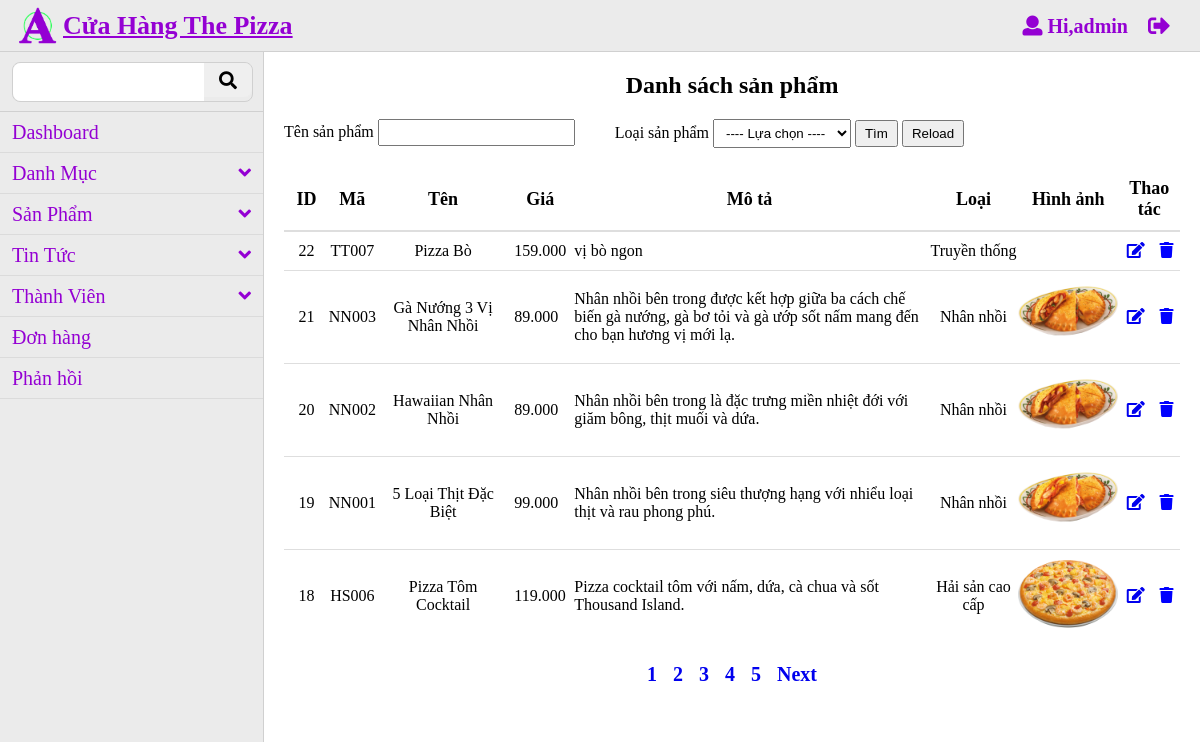
/admin/index.php?quanly=danhsachsanpham (signed in), run on an earlier commit of the app's database.
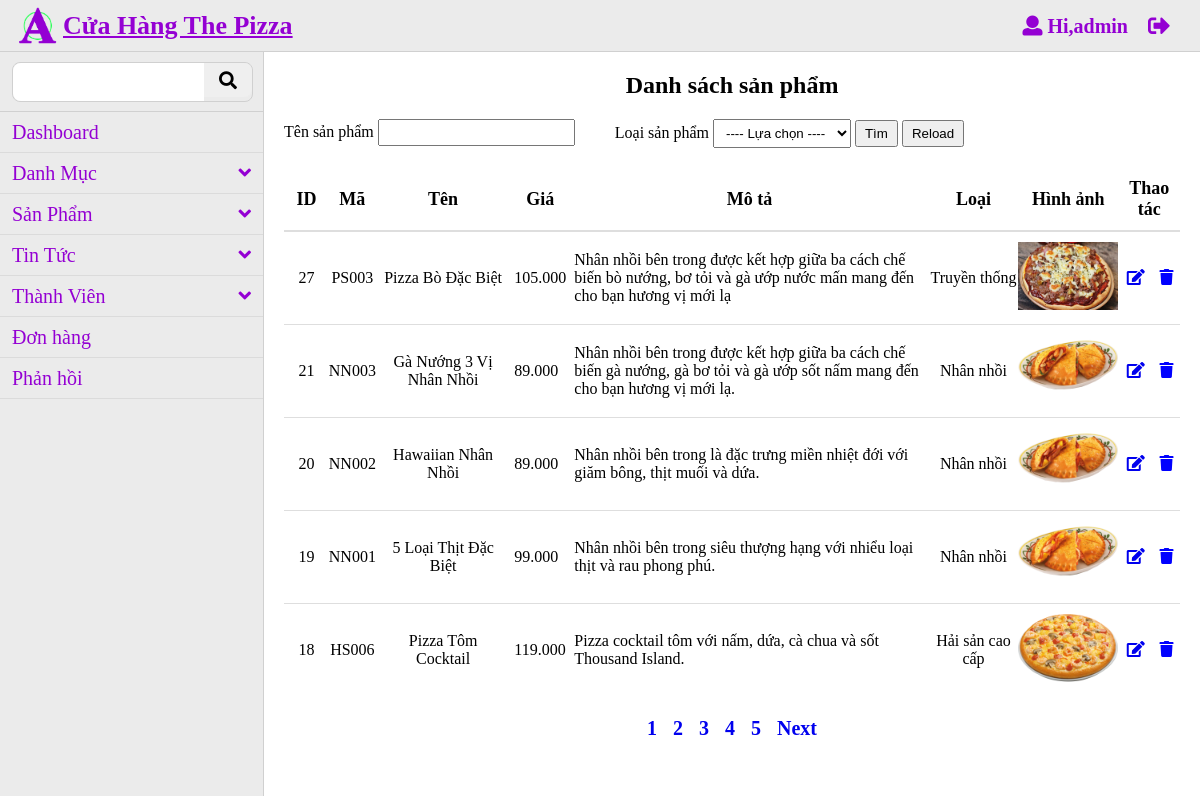
And on a later commit of the database.
### tables this page shows
CREATE TABLE `sanpham` (
  `idSP` int(20) NOT NULL,
  `idCL` int(20) NOT NULL,
  `maSP` varchar(255) NOT NULL,
  `tenSP` varchar(255) NOT NULL,
  `tenSP_kd` varchar(255) NOT NULL,
  `giaSP` int(20) NOT NULL,
  `motaSP` text NOT NULL,
  `hinhanhSP` varchar(255) NOT NULL
);

CREATE TABLE `loaisanpham` (
  `idCL` int(20) NOT NULL,
  `tenCL` varchar(255) NOT NULL,
  `thutuCL` int(20) NOT NULL
);

### admin/modules/quanlysanpham/danhsachsp.php (the view, shortened to what this page needs)
<?php
    include('../core/config.php');
    $current_page = isset($_GET['page']) ? $_GET['page'] : 1;
    $sql_page = mysqli_query($conn,"select * from sanpham");
    $count = mysqli_num_rows($sql_page);
    $total_page = ceil($count/5);
    $limit = 5;
    $start = ($current_page-1)* $limit;
    $sql = "select * from sanpham, loaisanpham where sanpham.idCL=loaisanpham.idCL order by idSP desc limit $start,$limit";
    $run = mysqli_query($conn,$sql);
?>
<div class="container container-SP">
    <h2 class="text-center">Danh sách sản phẩm</h2>
    <div style="display:flex;margin:20px 0">
        <div style="display:block;margin-right:40px">
            <label>Tên sản phẩm</label>
            <input type="text" name="tenSP" id="searchSP-text" value="" style="padding:4px 8px">
        </div>
        <div style="display:block;margin-right:40px">
            <form action="" method="get">
                <label>Loại sản phẩm</label>
                <select name="idCL" id ="idCL" style="padding:5px 8px">
                    <option value="0">---- Lựa chọn ----</option>
                </select>
                <input type="button" id="searchSP-btn" value="Tìm" style="padding:4px 8px">
                <input type="button" id="reloadPage-btn" value="Reload" style="padding:4px 8px">
            </form>
        </div>
    </div>
    <div style="width:100%" class="ajax-SP">
        <table class="table table-hover table-SP">
            <thead>
                <tr>
                    <th style="width:5%">ID</th>
                    <th style="width:5%">Mã</th>
                    <th style="width:15%">Tên</th>
                    <th style="width:5%">Giá</th>
                    <th style="width:40%">Mô tả</th>
                    <th style="width:10%">Loại</th>
                    <th style="width:10%">Hình ảnh</th>
                    <th colspan="2">Thao tác</th>
                </tr>
            </thead>
            <tbody>
                <?php
                while($dong = mysqli_fetch_array($run,MYSQLI_ASSOC))
                {
                ?>
                <tr>
                    <td class="text-center"><?php echo $dong['idSP'] ?></td>
                    <td class="text-center"><?php echo $dong['maSP'] ?></td>
                    <td class="text-center" style="padding:0 4px;"><?php echo $dong['tenSP'] ?></td>
                    <td style="padding:0 4px;"><?php echo number_format($dong['giaSP'],0,",",".") ?></td>
                    <td style="padding:0 4px;"><?php echo $dong['motaSP'] ?></td>
                    <td class="text-center"><?php echo $dong['tenCL'] ?></td>
                    <td class="text-center"><img src="uploads/<?php echo $dong['hinhanhSP']?>" alt="" width="100px"></td>
                    <td class="text-center">
                        <a href="index.php?quanly=suasanpham&id=<?php echo $dong['idSP'] ?>"><i class="fa fa-edit"></i></a>
                    </td>
                    <td class="text-center">
                        <?php echo "<a onclick= \" return confirm('Bạn thật sự muốn xóa tin tin này sao?') \" href='modules/quanlysanpham/xuly.php?act=xoa&id=$dong[idSP]' ?><i class='fa fa-trash'></i></a>" ?>
                    </td>
                </tr>
                <?php
                    }
                ?>
            </tbody>
        </table>
        <div id="box-page-btn">
        <?php
            for($i=1; $i<= $total_page; $i++)
            {
                if($i==$current_page)
                    echo '<a class="page-btn" href="index.php?quanly=danhsachsanpham&page='.($current_page).'">'.$i.'</a>';
                else
                    echo '<a class="page-btn" href="index.php?quanly=danhsachsanpham&page='.$i.'">'.$i.'</a>';
            }
            if($current_page < $total_page && $total_page >1)
                echo '<a class="page-btn" href="index.php?quanly=danhsachsanpham&page='.($current_page+1).'">Next</a>';
        ?>
        </div>
    </div>
</div>

### admin/index.php (shortened to what this page needs)
<!DOCTYPE html>
<html lang="en">
<head>
    <link rel="stylesheet" href="../library/fontawesome/fontawesome-free-5.0.9/web-fonts-with-css/css/fontawesome-all.min.css">
    <link rel="stylesheet" href="css/style.css" type="text/css">
</head>
<body>
    <div width="100%">
        <?php
            include('modules/header.php');
            require('modules/menu.php');
            require('modules/content.php');
        ?>
    </div>
</body>
</html>

### admin/modules/header.php (shortened to what this page needs)
<div id="header">
    <img src="../media/images/Alogo.png" alt="logo">
    <h1>Cửa Hàng The Pizza</h1>
    <div class="fa">
        <a href="index.php?act=logout"><i class="fa fa-sign-out-alt"></i></a>
        <?php
            if(isset($_SESSION['admin']))
                echo    '<a href="#"><i class="fa fa-user"> Hi,'.$_SESSION["admin"]["name"].'</i>
                            <ul class="sub-menu" style="display:none">
                                <li></li>
                                <li></li>
                            </ul>
                        </a>';
        ?>
    </div>
</div>

### admin/modules/menu.php (shortened to what this page needs)
<div id="menu">
    <div id="search-group">
        <div class="search-box">
            <input type="text" name"" value="" class="text-search" /><button class="btn-search"><i class="fa fa-search"></i></button>
        </div>
    </div>
    <div class="menu-content">
        <ul>
            <li><a href="index.php?quanly=dashboard">Dashboard</a></li>
            <li>
                <a href="#">Danh Mục<i class="fas fa-angle-down" style="float:right;line-height:40px"></i></a>
            </li>
            <li>
                <a href="#">Sản Phẩm<i class="fas fa-angle-down" style="float:right;line-height:40px"></i></a>
            </li>
            <li>
                <a href="#">Tin Tức<i class="fas fa-angle-down" style="float:right;line-height:40px"></i></a>
            </li>
            <?php
				if(isset($_SESSION["admin"])) {
					if($_SESSION["admin"]["level"]==2)
						echo '<li>
                				<a href="#">Thành Viên<i class="fas fa-angle-down" style="float:right;line-height:40px"></i></a>
                					<ul class="child">
                    					<li><a href="index.php?quanly=themthanhvien">Thêm Thành Viên</a></li>
                    					<li><a href="index.php?quanly=danhsachthanhvien">Danh Sách Thành Viên</a></li>
                					</ul>
            				</li>';
				}
			?>
            <li><a href="index.php?quanly=danhsachdonhang">Đơn hàng</a></li>
            <li><a href="index.php?quanly=danhsachphanhoi">Phản hồi</a></li>
        </ul>
    </div>
</div>

### admin/modules/content.php (shortened to what this page needs)
<div id="content">
    <?php
        if(isset($_GET['quanly']))
            $tam = $_GET['quanly'];
        else
			$tam = '';
		if(isset($_SESSION["admin"]))
		{
			if($_SESSION["admin"]["level"]==2)
			{
				switch($tam)
				{
					case 'danhsachsanpham': include('quanlysanpham/danhsachsp.php'); break;
				}
			}
		}
    ?>
</div>

### admin/css/style.css (style rules this page uses)
* { padding: 0; margin: 0; }
body { width: 100%; height: 100%; }
#header { width: 100%; height: 52px; line-height: 52px; background: rgba(235,235,235,1); border-bottom: 1px solid rgba(204,204,204,0.85); padding: 0 30px 0 12px; box-sizing: border-box; }
#header img { float: left; width: auto; height: 100%; }
#header h1 { float: left; color: #9400d3; font-size: 26px; text-decoration: underline; }
#header .fa { float: right; line-height: 52px; color: #9400d3; font-size: 22px; }
#header .fa-user { font-size: 20px; margin-right: 20px; }
#menu { float: left; width: 22%; height: 780px; background: rgba(235,235,235,1); border-right: 1px solid rgba(204,204,204,0.85); box-sizing: border-box; }
#search-group { width: 100%; height: 60px; background: rgba(235,235,235,1); border-bottom: 1px solid rgba(204,204,204,0.85); padding: 10px 12px; box-sizing: border-box; }
#search-group .search-box { width: 100%; height: 38px; border: 1px solid rgba(204,204,204,0.85); border-radius: 8px; margin: 0 auto; }
#search-group .text-search { width: 80%; height: 38px; padding: 4px 8px; box-sizing: border-box; outline: none; border: none; border-radius: 8px 0 0 8px; }
.fa-search { font-size: 18px; }
#search-group .btn-search { width: 20%; height: 34px; padding: 4px 8px; outline: none; border: none; border-radius: 0 8px 8px 0; cursor: pointer; }
.menu-content { width: 100%; }
.menu-content ul { list-style: none; }
.menu-content ul li { width: 100%; line-height: 40px; }
.menu-content ul li a { display: block; text-decoration: none; color: #9400d3; font-size: 20px; padding: 0 12px; border-bottom: 1px solid rgba(204,204,204,0.5); }
#content { float: right; width: 78%; background: #fff; padding: 20px; box-sizing: border-box; }
#box-page-btn { height: 32px; line-height: 32px; text-align: center; padding: 4px 8px; margin: 0 auto; margin-top: 12px; }
#box-page-btn .page-btn { text-decoration: none; font-size: 20px; font-weight: bold; margin: 0 8px; }
.text-center { text-align: center; }
.container { width: 100%; }
.table { width: 100%; }
.table-hover { border-collapse: collapse; border: none; }
.table thead tr th { font-size: 18px; border-bottom: 2px solid #dedede; }
.table tr th,td { padding: 10px 0 ; }
.table tr td { font-size: 16px; border-top: 1px solid #dedede; }
.table tr th, td:last-child { border-bottom: none; }
.fa-trash { color: #0000ff; }

What changed in the data, as far as the page shows it:
removed sanpham: idSP "22", maSP "TT007", tenSP "Pizza Bò", giaSP "159.000", motaSP "vị bò ngon", loaisanpham.tenCL "Truyền thống"
added sanpham: idSP "27", maSP "PS003", tenSP "Pizza Bò Đặc Biệt", giaSP "105.000", motaSP "Nhân nhồi bên trong được kết hợp giữa ba cách chế biến bò nướng, bơ tỏi và gà ướp nước mấn mang đến cho bạn hương vị mới lạ", loaisanpham.tenCL "Truyền thống", hinhanhSP (picture)
